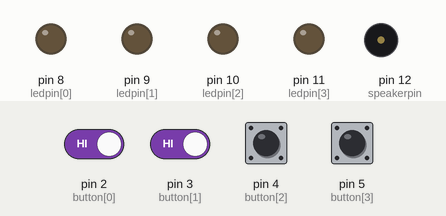
Bench run of a sketch on a simulated Arduino Uno, built with avr-gcc and run on an emulated ATmega328P. On the bench: output pins drawn as LEDs (lit = HIGH), buzzer (waves = sounding). Dashed ring = blinking. The test bench sets the inputs (shaded band); at power-on: pin 2 (button[0]), pin 3 (button[1]), pin 4 (button[2]), pin 5 (button[3]) HIGH. Random numbers use the default seed unless the sketch sets one; what the sketch prints to the serial monitor is not drawn.

Above: at 4.8 s.
4.9 s: pin 2 (button[0]) driven LOW and pin 3 (button[1]) driven LOW
At 6.02 s:
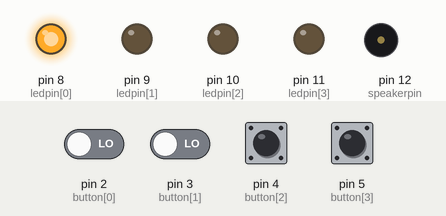
At 7.27 s:
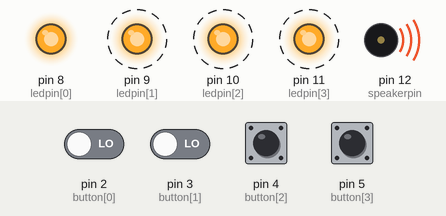
7.9 s: pin 4 (button[2]) pulled LOW for 1 s
At 8.32 s:
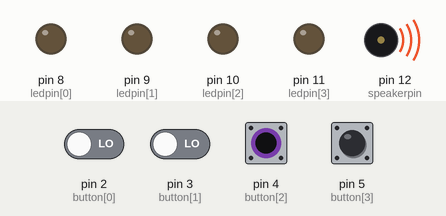
11.9 s: pin 2 (button[0]) driven HIGH
Timing chart, 0 to 20.9 s (numbered marks = the images above; inputs shaded):
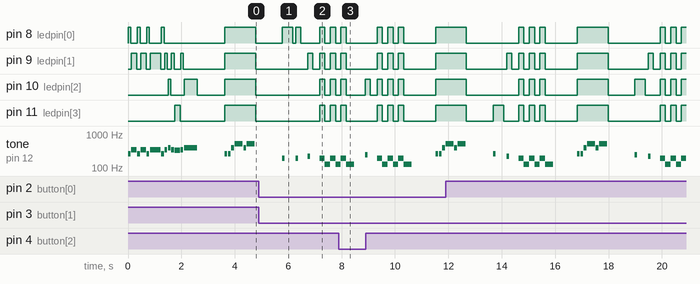

The sketch:

simon_says.ino
```cpp
/*Simon Says game. Now with sound effects.

Originaly made by Robert Spann
Code trimmed and sound effects added by digimike

Buttons are to be set on there designated pins without pull down resistors
and connected to ground rather then +5.
*/
#include "pitches.h"

int speakerpin = 12;
int starttune[] = {NOTE_C4, NOTE_F4, NOTE_C4, NOTE_F4, NOTE_C4, NOTE_F4, NOTE_C4, NOTE_F4, NOTE_G4, NOTE_F4, NOTE_E4, NOTE_F4, NOTE_G4};
int duration2[] = {100, 200, 100, 200, 100, 400, 100, 100, 100, 100, 200, 100, 500};
int note[] = {NOTE_C4, NOTE_C4, NOTE_G4, NOTE_C5, NOTE_G4, NOTE_C5};
int duration[] = {100, 100, 100, 300, 100, 300};
int button[] = {2, 3, 4, 5}; //The four button input pins
int ledpin[] = {8, 9, 10, 11};  // LED pins
int turn = 0;  // turn counter
int buttonstate = 0;  // button state checker
int randomArray[100]; //Intentionally long to store up to 100 inputs (doubtful anyone will get this far)
int inputArray[100];


void setup()
{
  Serial.begin(9600);
  //speakerpin.begin(12); // speaker is on pin 12

  for(int x=0; x<4; x++)  // LED pins are outputs
  {
    pinMode(ledpin[x], OUTPUT);
  }

  for(int x=0; x<4; x++)
  {
    pinMode(button[x], INPUT);  // button pins are inputs
    digitalWrite(button[x], HIGH);  // enable internal pullup; buttons start in high position; logic reversed
  }

  randomSeed(analogRead(0)); //Added to generate "more randomness" with the randomArray for the output function
  for (int thisNote = 0; thisNote < 13; thisNote ++) {
     // play the next note:
     tone(speakerpin, starttune[thisNote]);
     // hold the note:
     if (thisNote==0 || thisNote==2 || thisNote==4 || thisNote== 6)
     {
       digitalWrite(ledpin[0], HIGH);
     }
     if (thisNote==1 || thisNote==3 || thisNote==5 || thisNote== 7 || thisNote==9 || thisNote==11)
     {
       digitalWrite(ledpin[1], HIGH);
     }
     if (thisNote==8 || thisNote==12)
     {
       digitalWrite(ledpin[2], HIGH);
     }
     if (thisNote==10)
     {
       digitalWrite(ledpin[3], HIGH);
     }
     delay(duration2[thisNote]);
     // stop for the next note:
     noTone(speakerpin);
     writeAllLeds(LOW);
     delay(25);
    }
  delay(1000);
}

void loop()
{
  for (int y=0; y<=99; y++)
  {
    //function for generating the array to be matched by the player
    writeAllLeds(HIGH);  // set all LEDs to high

    for (int thisNote = 0; thisNote < 6; thisNote ++) {
     // play the next note:
     tone(speakerpin, note[thisNote]);
     // hold the note:
     delay(duration[thisNote]);
     // stop for the next note:
     noTone(speakerpin);
     delay(25);
    }

    writeAllLeds(LOW); // set all LEDs to low

    delay(1000);

    for (int y=turn; y <= turn; y++)
    { //Limited by the turn variable
      Serial.println(""); //Some serial output to follow along
      Serial.print("Turn: ");
      Serial.print(y);
      Serial.println("");
      randomArray[y] = random(1, 5); //Assigning a random number (1-4) to the randomArray[y], y being the turn count
      for (int x=0; x <= turn; x++)
      {
        Serial.print(randomArray[x]);

        for(int y=0; y<4; y++)
        {

          if (randomArray[x] == 1 && ledpin[y] == 8)
          {  //if statements to display the stored values in the array
            flashLED(ledpin[y], NOTE_G3, 400, 100);
          }

          if (randomArray[x] == 2 && ledpin[y] == 9)
          {
            flashLED(ledpin[y], NOTE_A3, 400, 100);
          }

          if (randomArray[x] == 3 && ledpin[y] == 10)
          {
            flashLED(ledpin[y], NOTE_B3, 400, 100);
          }

          if (randomArray[x] == 4 && ledpin[y] == 11)
          {
            flashLED(ledpin[y], NOTE_C4, 400, 100);
          }
        }
      }
    }
    input();
  }
}

void flashLED(int ledpin, int note, int note_length, int delay_time) { // flashes the led and plays the required tone
  digitalWrite(ledpin, HIGH);
  tone(speakerpin, note, 100);
  delay(note_length);
  digitalWrite(ledpin, LOW);
  delay(delay_time);
}

void input() { //Function for allowing user input and checking input against the generated array

  for (int x=0; x <= turn;)
  { //Statement controlled by turn count

    for(int y=0; y<4; y++)
    {

      buttonstate = digitalRead(button[y]);

      if (buttonstate == LOW)
      {
        switch (button[y]) {
          case 2:
            flashLED(ledpin[0], NOTE_G3, 200, 250);
            inputArray[x] = 1;
            Serial.print(" ");
            Serial.print(1);
            if (inputArray[x] != randomArray[x]) { //Checks value input by user and checks it against
              fail();                              //the value in the same spot on the generated array
            }                                      //The fail function is called if it does not match
            x++;
            break;
          case 3:
            flashLED(ledpin[1], NOTE_A3, 200, 250);
            inputArray[x] = 2;
            Serial.print(" ");
            Serial.print(2);
            if (inputArray[x] != randomArray[x]) {
              fail();
            }
            x++;
            break;
          case 4:
            flashLED(ledpin[2], NOTE_B3, 200, 250);
            inputArray[x] = 3;
            Serial.print(" ");
            Serial.print(3);
            if (inputArray[x] != randomArray[x]) {
              fail();
            }
            x++;
            break;
          case 5:
            flashLED(ledpin[3], NOTE_C4, 200, 250);
            inputArray[x] = 4;
            Serial.print(" ");
            Serial.print(4);
            if (inputArray[x] != randomArray[x])
            {
              fail();
            }
            x++;
            break;
        }
      }
    }
  }
  delay(500);
  turn++; //Increments the turn count, also the last action before starting the output function over again
}

void fail() { //Function used if the player fails to match the sequence

  for (int y=0; y<=2; y++)
  { //Flashes lights for failure

    writeAllLeds(HIGH);  // set all LEDs to high
    tone(speakerpin, NOTE_G3, 300);
    delay(200);
    writeAllLeds(LOW);  // set all LEDs to low
    tone(speakerpin, NOTE_C3, 300);
    delay(200);
  }
  delay(500);
  turn = -1; //Resets turn value so the game starts over without need for a reset button
}

void writeAllLeds(boolean state) { // sets all LEDS to high or low
    digitalWrite(ledpin[0], state);
    digitalWrite(ledpin[1], state);
    digitalWrite(ledpin[2], state);
    digitalWrite(ledpin[3], state);
}
```

pitches.h
```cpp
/*************************************************
 * Public Constants
 *************************************************/

#define NOTE_B0  31
#define NOTE_C1  33
#define NOTE_CS1 35
#define NOTE_D1  37
#define NOTE_DS1 39
#define NOTE_E1  41
#define NOTE_F1  44
#define NOTE_FS1 46
#define NOTE_G1  49
#define NOTE_GS1 52
#define NOTE_A1  55
#define NOTE_AS1 58
#define NOTE_B1  62
#define NOTE_C2  65
#define NOTE_CS2 69
#define NOTE_D2  73
#define NOTE_DS2 78
#define NOTE_E2  82
#define NOTE_F2  87
#define NOTE_FS2 93
#define NOTE_G2  98
#define NOTE_GS2 104
#define NOTE_A2  110
#define NOTE_AS2 117
#define NOTE_B2  123
#define NOTE_C3  131
#define NOTE_CS3 139
#define NOTE_D3  147
#define NOTE_DS3 156
#define NOTE_E3  165
#define NOTE_F3  175
#define NOTE_FS3 185
#define NOTE_G3  196
#define NOTE_GS3 208
#define NOTE_A3  220
#define NOTE_AS3 233
#define NOTE_B3  247
#define NOTE_C4  262
#define NOTE_CS4 277
#define NOTE_D4  294
#define NOTE_DS4 311
#define NOTE_E4  330
#define NOTE_F4  349
#define NOTE_FS4 370
#define NOTE_G4  392
#define NOTE_GS4 415
#define NOTE_A4  440
#define NOTE_AS4 466
#define NOTE_B4  494
#define NOTE_C5  523
#define NOTE_CS5 554
#define NOTE_D5  587
#define NOTE_DS5 622
#define NOTE_E5  659
#define NOTE_F5  698
#define NOTE_FS5 740
#define NOTE_G5  784
#define NOTE_GS5 831
#define NOTE_A5  880
#define NOTE_AS5 932
#define NOTE_B5  988
#define NOTE_C6  1047
#define NOTE_CS6 1109
#define NOTE_D6  1175
#define NOTE_DS6 1245
#define NOTE_E6  1319
#define NOTE_F6  1397
#define NOTE_FS6 1480
#define NOTE_G6  1568
#define NOTE_GS6 1661
#define NOTE_A6  1760
#define NOTE_AS6 1865
#define NOTE_B6  1976
#define NOTE_C7  2093
#define NOTE_CS7 2217
#define NOTE_D7  2349
#define NOTE_DS7 2489
#define NOTE_E7  2637
#define NOTE_F7  2794
#define NOTE_FS7 2960
#define NOTE_G7  3136
#define NOTE_GS7 3322
#define NOTE_A7  3520
#define NOTE_AS7 3729
#define NOTE_B7  3951
#define NOTE_C8  4186
#define NOTE_CS8 4435
#define NOTE_D8  4699
#define NOTE_DS8 4978
```

Measured:
- after the input at 4.9 s, pin 9 (ledpin[1]): alternates HIGH for 0.20 s and LOW for 0.23 s, starting after 1.8 s; pin 10 (ledpin[2]), pin 11 (ledpin[3]): alternates HIGH for 0.20 s and LOW for 0.20 s, starting after 2.3 s
- by itself, tone on pin 12 (speakerpin): plays 523 Hz for 0.30 s, 392 Hz for 0.10 s, 523 Hz for 0.30 s, 262 Hz for 0.10 s, 220 Hz for 0.10 s, 196 Hz for 0.20 s … (24 notes in this stretch)
